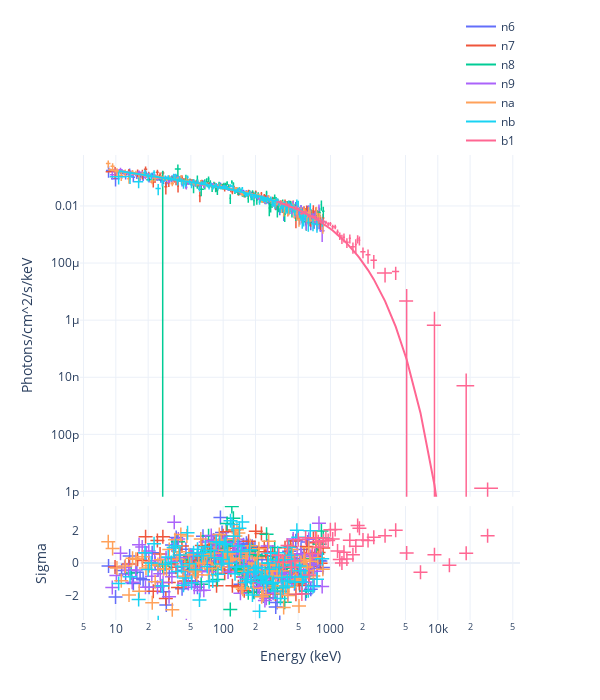

Notebook code for this chart:
### Code cell
fig = Plot.infer(post, style='NE')
fig.save(f'{savepath}/phtspec')
